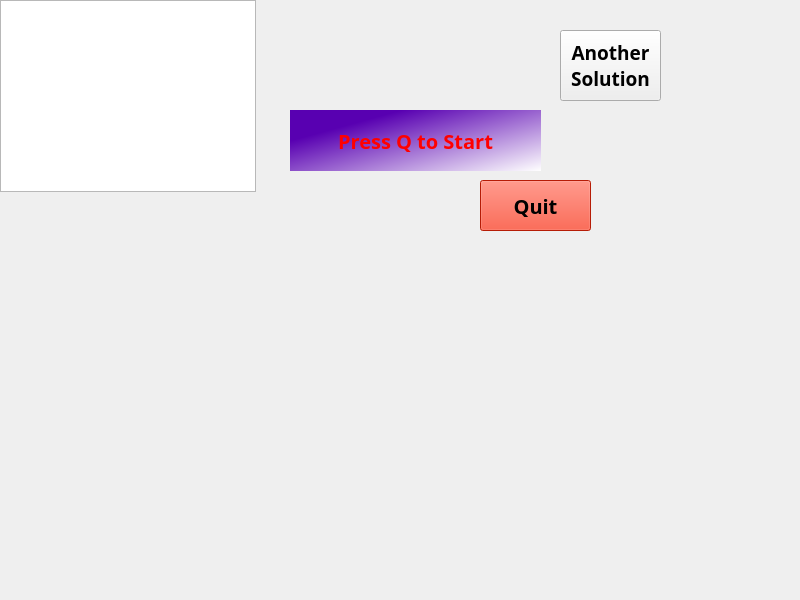
<?xml version="1.0" encoding="UTF-8"?>
<ui version="4.0">
 <class>MainWindow</class>
 <widget class="QMainWindow" name="MainWindow">
  <property name="geometry">
   <rect>
    <x>0</x>
    <y>0</y>
    <width>800</width>
    <height>600</height>
   </rect>
  </property>
  <property name="font">
   <font>
    <pointsize>9</pointsize>
   </font>
  </property>
  <property name="windowTitle">
   <string>NQueensVisualizer</string>
  </property>
  <widget class="QWidget" name="centralwidget">
   <widget class="QGraphicsView" name="chessBoard">
    <property name="geometry">
     <rect>
      <x>0</x>
      <y>0</y>
      <width>256</width>
      <height>192</height>
     </rect>
    </property>
   </widget>
   <widget class="QPushButton" name="generator">
    <property name="geometry">
     <rect>
      <x>560</x>
      <y>30</y>
      <width>101</width>
      <height>71</height>
     </rect>
    </property>
    <property name="font">
     <font>
      <family>Book Antiqua</family>
      <pointsize>14</pointsize>
      <bold>true</bold>
     </font>
    </property>
    <property name="styleSheet">
     <string notr="true">:hover {background-color: rgb(0, 0, 0); color:rgb(255, 255, 255)}
</string>
    </property>
    <property name="text">
     <string>Another
Solution</string>
    </property>
   </widget>
   <widget class="QPushButton" name="quitter">
    <property name="geometry">
     <rect>
      <x>480</x>
      <y>180</y>
      <width>111</width>
      <height>51</height>
     </rect>
    </property>
    <property name="font">
     <font>
      <family>Book Antiqua</family>
      <pointsize>15</pointsize>
      <bold>true</bold>
     </font>
    </property>
    <property name="styleSheet">
     <string notr="true">QPushButton{
background-color:rgb(255, 39, 8);}

QPushButton:hover{color:rgb(255, 39, 8);background-color:black; }



</string>
    </property>
    <property name="text">
     <string>Quit</string>
    </property>
   </widget>
   <widget class="QLabel" name="pressLabel">
    <property name="geometry">
     <rect>
      <x>290</x>
      <y>110</y>
      <width>251</width>
      <height>61</height>
     </rect>
    </property>
    <property name="font">
     <font>
      <family>Book Antiqua</family>
      <pointsize>15</pointsize>
      <bold>true</bold>
     </font>
    </property>
    <property name="autoFillBackground">
     <bool>false</bool>
    </property>
    <property name="styleSheet">
     <string notr="true">color : rgb(255, 0, 0);
background-color: qlineargradient(spread:pad, x1:0.193045, y1:0.288, x2:1, y2:1, stop:0 rgba(88, 0, 177, 255), stop:1 rgba(255, 255, 255, 255))
</string>
    </property>
    <property name="text">
     <string>Press Q to Start</string>
    </property>
    <property name="alignment">
     <set>Qt::AlignCenter</set>
    </property>
   </widget>
  </widget>
  <widget class="QMenuBar" name="menubar">
   <property name="geometry">
    <rect>
     <x>0</x>
     <y>0</y>
     <width>800</width>
     <height>22</height>
    </rect>
   </property>
  </widget>
 </widget>
 <resources/>
 <connections/>
</ui>
